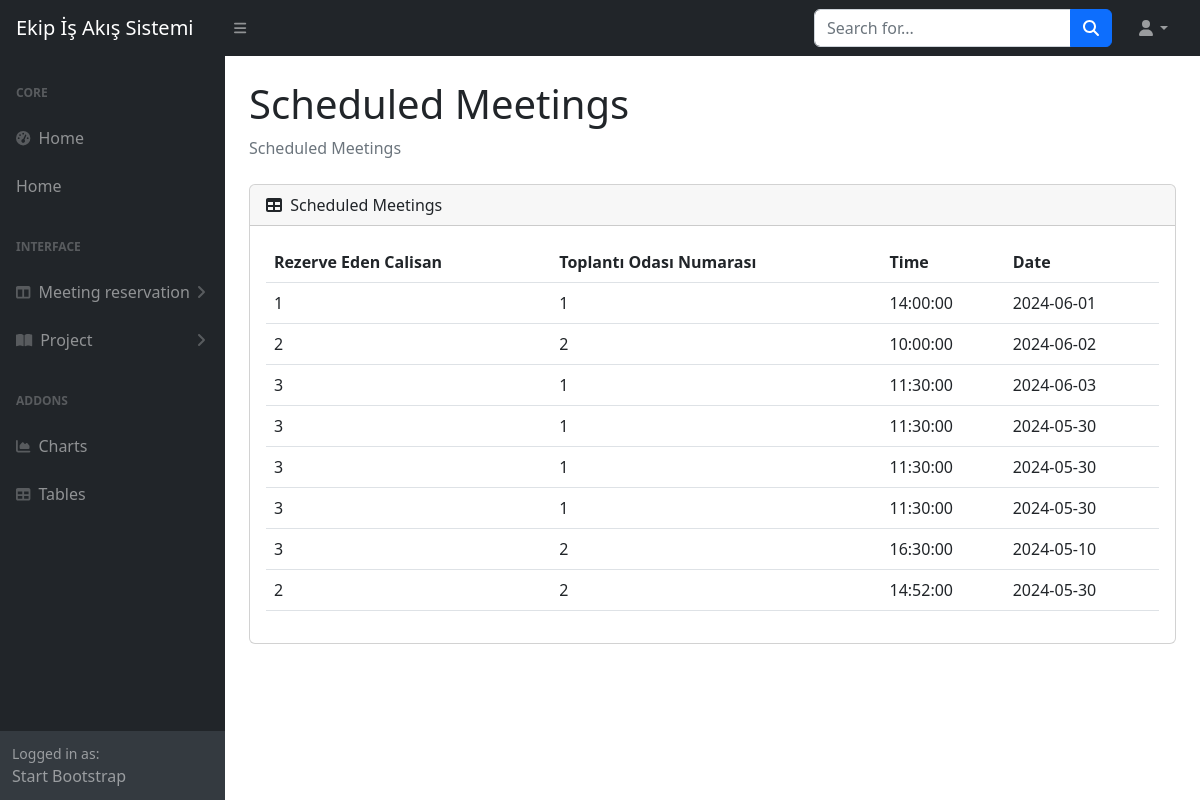
/toplantilar.php, run on the app's committed database.
### tables this page shows
CREATE TABLE `ToplantiRezervasyon` (
  `RezervasyonID` int(11) NOT NULL,
  `CalisanID` int(11) DEFAULT NULL,
  `ToplantiOdasiID` int(11) DEFAULT NULL,
  `RezervasyonSaati` time DEFAULT NULL,
  `RezervasyonTarihi` date DEFAULT NULL
);

### public_html/toplantilar.php (the view, shortened to what this page needs)
<!DOCTYPE html>
<html lang="en">
<head>
    <link href="https://cdn.jsdelivr.net/npm/simple-datatables@7.1.2/dist/style.min.css" rel="stylesheet" />
    <link href="css/styles.css" rel="stylesheet" />
</head>
<body class="sb-nav-fixed">
    <nav class="sb-topnav navbar navbar-expand navbar-dark bg-dark">
        <a class="navbar-brand ps-3" href="index.html">Ekip İş Akış Sistemi</a>
        <button class="btn btn-link btn-sm order-1 order-lg-0 me-4 me-lg-0" id="sidebarToggle" href="#!"><i class="fas fa-bars"></i></button>
        <form class="d-none d-md-inline-block form-inline ms-auto me-0 me-md-3 my-2 my-md-0">
            <div class="input-group">
                <input class="form-control" type="text" placeholder="Search for..." aria-label="Search for..." aria-describedby="btnNavbarSearch" />
                <button class="btn btn-primary" id="btnNavbarSearch" type="button"><i class="fas fa-search"></i></button>
            </div>
        </form>
        <ul class="navbar-nav ms-auto ms-md-0 me-3 me-lg-4">
            <li class="nav-item dropdown">
                <a class="nav-link dropdown-toggle" id="navbarDropdown" href="#" role="button" data-bs-toggle="dropdown" aria-expanded="false"><i class="fas fa-user fa-fw"></i></a>
            </li>
        </ul>
    </nav>
    <div id="layoutSidenav">
        <div id="layoutSidenav_nav">
            <nav class="sb-sidenav accordion sb-sidenav-dark" id="sidenavAccordion">
                <div class="sb-sidenav-menu">
                    <div class="nav">
                        <div class="sb-sidenav-menu-heading">Core</div>
                        <a class="nav-link" href="index.html">
                            <div class="sb-nav-link-icon"><i class="fas fa-tachometer-alt"></i></div>
                            Home
                         <a class="nav-link" href="home.php">Home</a>
                        </a>
                        <div class="sb-sidenav-menu-heading">Interface</div>
                        <a class="nav-link collapsed" href="#" data-bs-toggle="collapse" data-bs-target="#collapseLayouts" aria-expanded="false" aria-controls="collapseLayouts">
                            <div class="sb-nav-link-icon"><i class="fas fa-columns"></i></div>
                            Meeting reservation
                            <div class="sb-sidenav-collapse-arrow"><i class="fas fa-angle-down"></i></div>
                        </a>
                        <a class="nav-link collapsed" href="#" data-bs-toggle="collapse" data-bs-target="#collapsePages" aria-expanded="false" aria-controls="collapsePages">
                            <div class="sb-nav-link-icon"><i class="fas fa-book-open"></i></div>
                            Project
                            <div class="sb-sidenav-collapse-arrow"><i class="fas fa-angle-down"></i></div>
                        </a>
                        <div class="sb-sidenav-menu-heading">Addons</div>
                        <a class="nav-link" href="charts.html">
                            <div class="sb-nav-link-icon"><i class="fas fa-chart-area"></i></div>
                            Charts
                        </a>
                        <a class="nav-link" href="tables.html">
                            <div class="sb-nav-link-icon"><i class="fas fa-table"></i></div>
                            Tables
                        </a>
                    </div>
                </div>
                <div class="sb-sidenav-footer">
                    <div class="small">Logged in as:</div>
                    Start Bootstrap
                </div>
            </nav>
        </div>
        <div id="layoutSidenav_content">
            <main>
                <div class="container-fluid px-4">
                    <h1 class="mt-4">Scheduled Meetings</h1>
                    <ol class="breadcrumb mb-4">
                        <li class="breadcrumb-item active">Scheduled Meetings</li>
                    </ol>
                    <div class="card mb-4">
                        <div class="card-header">
                            <i class="fas fa-table me-1"></i>
                            Scheduled Meetings
                        </div>
                        <div class="card-body">
                            <table id="meetingTable" class="table">
                                <thead>
                                    <tr>
                                        <th>Rezerve Eden Calisan</th>
                                        <th>Toplantı Odası Numarası</th>
                                        <th>Time</th>
                                        <th>Date</th>
                                    </tr>
                                </thead>
                                <tbody>
                                <?php
                                    include 'db.php';
                                    $sql = "SELECT CalisanID, ToplantiOdasiID, RezervasyonSaati, RezervasyonTarihi FROM ToplantiRezervasyon";
                                    $result = mysqli_query($baglanti, $sql);
                                    if (mysqli_num_rows($result) > 0) {
                                        while ($row = mysqli_fetch_assoc($result)) {
                                            echo "<tr>";
                                            echo "<td>" . htmlspecialchars($row['CalisanID']) . "</td>";
                                            echo "<td>" . htmlspecialchars($row['ToplantiOdasiID']) . "</td>";
                                            echo "<td>" . htmlspecialchars($row['RezervasyonSaati']) . "</td>";
                                            echo "<td>" . htmlspecialchars($row['RezervasyonTarihi']) . "</td>";
                                            echo "</tr>";
                                        }
                                    } else {
                                        echo "<tr><td colspan='4'>No scheduled meetings.</td></tr>";
                                    }
                                    ?>
                                </tbody>
                            </table>
                        </div>

### data on the page
toplantirezervasyon: CalisanID "1", ToplantiOdasiID "1", RezervasyonSaati "14:00:00", RezervasyonTarihi "2024-06-01"
toplantirezervasyon: CalisanID "2", ToplantiOdasiID "2", RezervasyonSaati "10:00:00", RezervasyonTarihi "2024-06-02"
toplantirezervasyon: CalisanID "3", ToplantiOdasiID "1", RezervasyonSaati "11:30:00", RezervasyonTarihi "2024-06-03"
toplantirezervasyon: CalisanID "3", ToplantiOdasiID "1", RezervasyonSaati "11:30:00", RezervasyonTarihi "2024-05-30"
toplantirezervasyon: CalisanID "3", ToplantiOdasiID "1", RezervasyonSaati "11:30:00", RezervasyonTarihi "2024-05-30"
toplantirezervasyon: CalisanID "3", ToplantiOdasiID "1", RezervasyonSaati "11:30:00", RezervasyonTarihi "2024-05-30"
toplantirezervasyon: CalisanID "3", ToplantiOdasiID "2", RezervasyonSaati "16:30:00", RezervasyonTarihi "2024-05-10"
toplantirezervasyon: CalisanID "2", ToplantiOdasiID "2", RezervasyonSaati "14:52:00", RezervasyonTarihi "2024-05-30"
